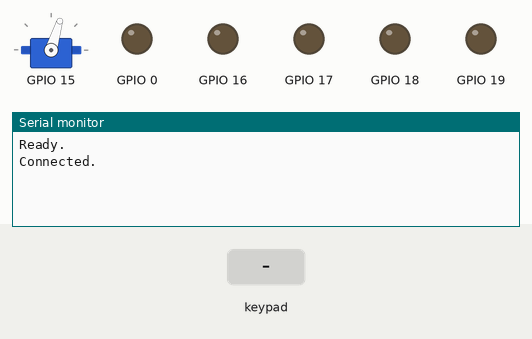
Bench run of a sketch on a simulated ESP32. Parts: servo, output pins drawn as LEDs (lit = HIGH), the last lines printed to the serial monitor. The test bench sets the inputs (shaded band). Nothing arrives over Bluetooth unless stated.

Above: at 1.2 s.
1.3 s: key 'X' pressed
At 2.4 s:
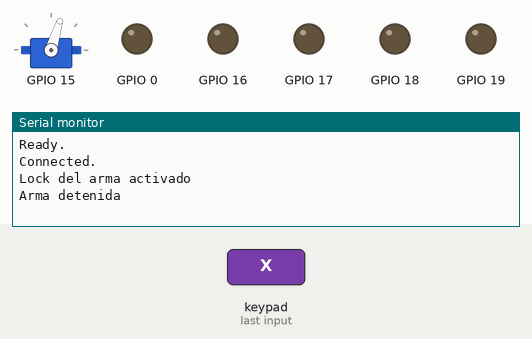
2.8 s: key 'O' pressed
At 3.5 s:
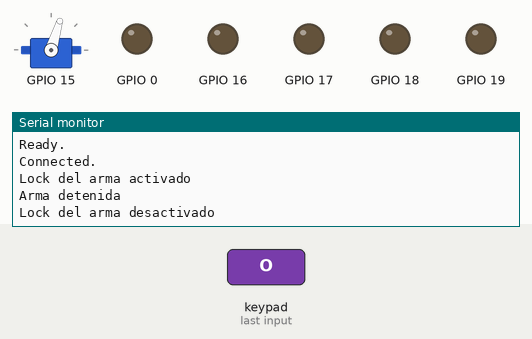

The sketch:

sawtaclaus.ino
```cpp
#include <Servo.h> // https://github.com/RoboticsBrno/ServoESP32/
#include <Ps3Controller.h> // https://github.com/jvpernis/esp32-ps3
//#include <analogWrite.h> // https://github.com/ERROPiX/ESP32_AnalogWrite, causa errores de compilación pero arreglable(?)
// on second look, parece que no es necesario incluirla??? wtf???

class Rueda {
  public:
    int fwdPin, backwdPin;
    int fwdCH, backwdCH;
    String name;
    Rueda(int _fwdPin, int _backwdPin, int _fwdCH, int _backwdCH, String _name) {
      pinMode(fwdPin, OUTPUT);
      pinMode(backwdPin, OUTPUT);
      fwdPin = _fwdPin;
      backwdPin = _backwdPin;
      name = _name;
    }
    void desplazar(int spd) {  // spd: -255 ~ 255

      spd = map(spd, -128, 128, -255, 255);
      spd = min(255, spd);
      spd = max(-255, spd);

      if (spd) {
        Serial.print("Moviendo rueda: ");
        Serial.print(name);
        Serial.print(" a velocidad: ");
        Serial.print(spd, DEC);
        Serial.println();
      }
      if (spd >= 0) {
        analogWrite(backwdPin, 0);
        analogWrite(fwdPin, spd);
      }
      if (spd <= 0) {
        analogWrite(fwdPin, 0);
        analogWrite(backwdPin, -spd);
      }
    }
};

class Arma {
  public:
    int pin, channel;
    Servo servo;
    int minMus, maxMus, stopMus;  // (microSeconds)
    Arma(int _pin, int _channel, int _minMus, int _maxMus, int _stopMus, int _freq) {
      pinMode(pin, OUTPUT);
      pin = _pin;
      minMus = _minMus;
      maxMus = _maxMus;
      stopMus = _stopMus;
      channel = _channel;
      lock = true;

      ledcSetup(channel, _freq, 8);

      servo.attach(pin, channel);
      servo.writeMicroseconds(stopMus);
    }
    void activar(int spd) {  //spd: 0 ~ 255
      if (!lock) {
        spd = map(spd, 0, 255, minMus, maxMus);
        spd = min(maxMus, spd);
        spd = max(minMus, spd);

        if (spd != stopMus) {
          Serial.print("Arma activada a velocidad: ");
          Serial.print(spd, DEC);
          Serial.println();
        }

        servo.writeMicroseconds(spd);
      } else {
        if (spd)
          Serial.println("El arma no se activó porque estaba lockeada");
      }
    }
    void lockOn() {
      Serial.println("Lock del arma activado");
      lock = true;
      this->stop();
    }
    void lockOff() {
      Serial.println("Lock del arma desactivado");
      lock = false;
    }
    void stop(){
      servo.writeMicroseconds(stopMus);
      Serial.println("Arma detenida");
    }
  private:
    bool lock;
};

// CONSTANTES
const int PWM_FREQ = 50;
const int MOVS[4] = { 16, 17, 19, 18 };  //RF, RB, LF, LB ->  IN4, IN3, IN2, IN1
const int ARMA = 15;
const int minArma = 1300, maxArma = 2000, stopArma = 1300;  // calibración manual
Rueda ruedaDer = Rueda(MOVS[0], MOVS[1], 0, 1, "Derecha"), ruedaIzq = Rueda(MOVS[2], MOVS[3], 2, 3, "Izquierda");
Arma arma = Arma(ARMA, 4, minArma, maxArma, stopArma, PWM_FREQ);
// CONSTANTES

void onConnect() {
  Serial.println("Connected.");
}

void controles() {
  sticks_auto();
  controles_arma();
}

void sticks_tanque() {
  int der = 0, izq = 0, deadzone = 15;
  // ------------------------------ Sticks (Analógicos) ------------------------------
  izq = -Ps3.data.analog.stick.ly;
  izq = (abs(izq) > deadzone) ? izq : 0;
  der = -Ps3.data.analog.stick.ry;
  der = (abs(der) > deadzone) ? der : 0;

  ruedaIzq.desplazar(izq);
  ruedaDer.desplazar(der);
}

void sticks_auto() {
  int v = 0, omega = 0, deadzone = 15, der = 0, izq = 0;
  // ------------------------------ Sticks (Analógicos) ------------------------------
  omega = Ps3.data.analog.stick.lx;
  omega = (abs(omega) > deadzone) ? omega : 0;
  v = -Ps3.data.analog.stick.ry;
  v = (abs(v) > deadzone) ? v : 0;

  // Cinemática inversa (por definir)
  float om_rate = 1, radius = 1;
  izq = (v - 0.5 * omega * om_rate) / radius;
  der = (v + 0.5 * omega * om_rate) / radius;

  ruedaIzq.desplazar(int(izq));
  ruedaDer.desplazar(int(der));
}

void controles_arma() {
  // ------------------------------ Triggers (Analógicos) ------------------------------
  arma.activar(Ps3.data.analog.button.r2);
  // ------------------------------ Pad Derecho (Digital) ------------------------------
  if (Ps3.event.button_down.cross) {
    arma.lockOn();
  }
  if (Ps3.event.button_down.circle) {
    arma.lockOff();
  }
}

void btconnect() {
  Ps3.begin("00:22:02:01:11:0e");
}

void setup() {
  Serial.begin(115200);

  Ps3.attach(controles);
  Ps3.attachOnConnect(onConnect);
  btconnect();

  Serial.println("Ready.");
}

void loop() {
  if (!Ps3.isConnected())
    btconnect();
  delay(2000);
}
```

Measured:
- after the input at 1.3 s, the serial monitor: prints a new line at once (image 1)
- after the input at 2.8 s, the serial monitor: prints a new line at once (image 2)
